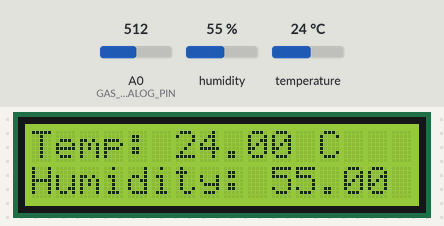
Bench run of a sketch on a simulated Arduino Uno, built with avr-gcc and run on an emulated ATmega328P. On the bench: 16×2 character LCD. The inputs (shaded band) are chosen by the test bench; at power-on: humidity 55 %, temperature 24 °C, A0 (GAS_SENSOR_ANALOG_PIN) = 512. What the sketch prints to the serial monitor is not drawn.

Above: at 1.2 s.
1.3 s: humidity set to 22 %
At 3.2 s:
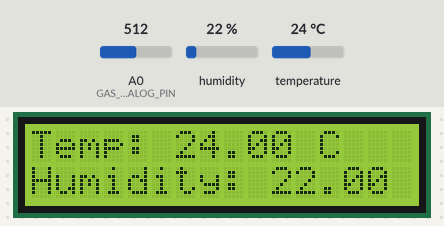
4.0 s: temperature set to 12 °C
At 4.7 s:
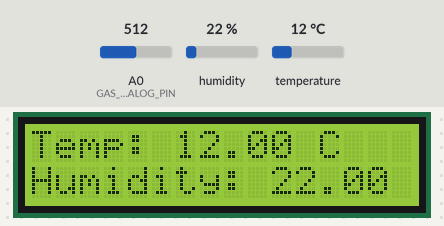
6.7 s: humidity set to 40 %
At 8.8 s:
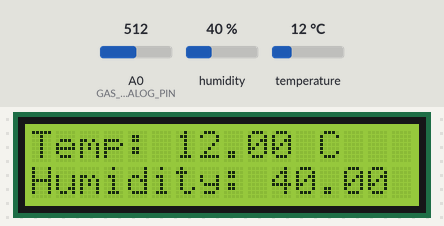
9.7 s: temperature set to 19 °C
At 11.5 s:
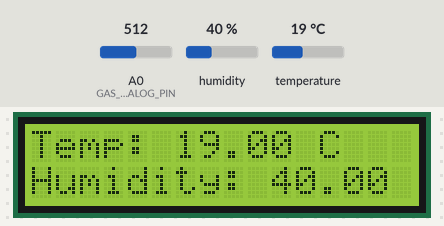
Timing chart, 0 to 13.0 s (numbered marks = the images above; inputs shaded):
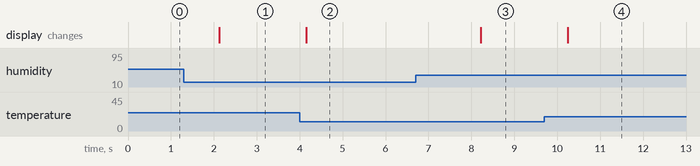

The sketch:

intelficesujitproject.ino
```cpp
#include <LiquidCrystal.h>
#include <DHT.h>

#define DHTPIN 2      // Pin connected to DHT11 sensor
#define DHTTYPE DHT11 // DHT sensor type
#define GAS_SENSOR_ANALOG_PIN A0 // Analog pin connected to gas sensor

DHT dht(DHTPIN, DHTTYPE); // Initialize DHT sensor
LiquidCrystal lcd(12, 11, 5, 4, 3, 6); // Initialize LCD pins

void setup() {
  Serial.begin(9600);
  dht.begin();
  lcd.begin(16, 2); // Initialize LCD: 16 columns, 2 rows
}

void loop() {
  float temperature = dht.readTemperature(); // Read temperature (in Celsius)
  float humidity = dht.readHumidity();       // Read humidity

  // Read gas sensor value (replace with your specific gas sensor code)
  int gasValue = analogRead(GAS_SENSOR_ANALOG_PIN);

  // Print temperature and humidity on LCD
  lcd.clear();
  lcd.setCursor(0, 0);
  lcd.print("Temp: ");
  lcd.print(temperature);
  lcd.print(" C");
  lcd.setCursor(0, 1);
  lcd.print("Humidity: ");
  lcd.print(humidity);
  lcd.print(" %");

  // Print gas sensor value on serial monitor
  Serial.print("Gas Sensor Value: ");
  Serial.println(gasValue);

  delay(2000); // Delay between readings
}
```

Measured:
- after the input at 1.3 s, the display: changes after 0.82 s (image 1)
- after the input at 4.0 s, the display: changes after 0.16 s (image 2)
- after the input at 6.7 s, the display: changes after 1.5 s (image 3)
- after the input at 9.7 s, the display: changes after 0.55 s (image 4)
